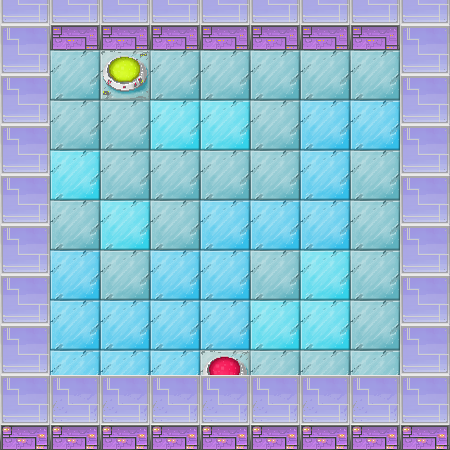

A 2D game scene composited from a Tiled map and its tileset images. What follows is a short description and the map's XML, with each tile layer's data collapsed to a summary:
An orthogonal 9x9 tile map with 50x50 px tiles, 3 tile layers (collision, floor, wall), 6 tilesets and 12 objects (5x generator, 5x moving_block, finish, player).

<map version="1.0" orientation="orthogonal" width="9" height="9" tilewidth="50" tileheight="50">
 <tileset firstgid="1" name="floor" tilewidth="50" tileheight="50">
  <image source="../img/floor.png" width="250" height="150" />
 </tileset>
 <tileset firstgid="16" name="walls" tilewidth="50" tileheight="75">
  <image source="../img/walls.png" width="200" height="75" />
 </tileset>
 <tileset firstgid="20" name="collision" tilewidth="50" tileheight="50">
  <image source="../img/collision.png" width="100" height="50" />
  <tile id="0">
   <properties>
    <property name="type" value="solid" />
   </properties>
  </tile>
  <tile id="1">
   <properties>
    <property name="type" value="solid" />
    <property name="water" value="true" />
   </properties>
  </tile>
 </tileset>
 <tileset firstgid="22" name="moving_block" tilewidth="50" tileheight="75">
  <image source="../img/moving_block.png" width="50" height="75" />
 </tileset>
 <tileset firstgid="23" name="generator" tilewidth="50" tileheight="75">
  <image source="../img/generator.png" width="100" height="75" />
 </tileset>
 <tileset firstgid="25" name="trap" tilewidth="50" tileheight="50">
  <image source="../img/trap.png" width="50" height="100" />
 </tileset>
 <layer name="collision" width="9" height="9">
  <data>[81 cells, 42 non-empty, 1 distinct tile ids]</data>
 </layer>
 <layer name="floor" width="9" height="9">
  <data>[81 cells, 81 non-empty, 8 distinct tile ids]</data>
 </layer>
 <objectgroup name="objects" width="9" height="9">
  <object name="finish" x="100" y="50" width="50" height="50" />
  <object name="player" x="200" y="325" width="50" height="75" />
  <object name="generator" x="350" y="225" width="50" height="75">
   <properties>
    <property name="activate" value="id1" />
   </properties>
  </object>
  <object name="moving_block" x="350" y="125" width="50" height="75">
   <properties>
    <property name="direction" value="left" />
    <property name="id" value="id1" />
    <property name="offset" value="3" />
   </properties>
  </object>
  <object name="generator" x="50" y="25" width="50" height="75">
   <properties>
    <property name="activate" value="id2" />
   </properties>
  </object>
  <object name="moving_block" x="50" y="275" width="50" height="75">
   <properties>
    <property name="direction" value="up" />
    <property name="id" value="id2" />
    <property name="offset" value="3" />
   </properties>
  </object>
  <object name="generator" x="200" y="175" width="50" height="75">
   <properties>
    <property name="activate" value="id3" />
   </properties>
  </object>
  <object name="moving_block" x="150" y="175" width="50" height="75">
   <properties>
    <property name="direction" value="up" />
    <property name="id" value="id3" />
    <property name="offset" value="3" />
   </properties>
  </object>
  <object name="generator" x="50" y="325" width="50" height="75">
   <properties>
    <property name="activate" value="id4" />
   </properties>
  </object>
  <object name="moving_block" x="100" y="75" width="50" height="75">
   <properties>
    <property name="direction" value="down" />
    <property name="id" value="id4" />
    <property name="offset" value="1" />
   </properties>
  </object>
  <object name="generator" x="350" y="325" width="50" height="75">
   <properties>
    <property name="activate" value="id5" />
   </properties>
  </object>
  <object name="moving_block" x="200" y="25" width="50" height="75">
   <properties>
    <property name="direction" value="right" />
    <property name="id" value="id5" />
    <property name="offset" value="2" />
   </properties>
  </object>
 </objectgroup>
 <layer name="wall" width="9" height="9">
  <data>[81 cells, 32 non-empty, 3 distinct tile ids]</data>
 </layer>
</map>
